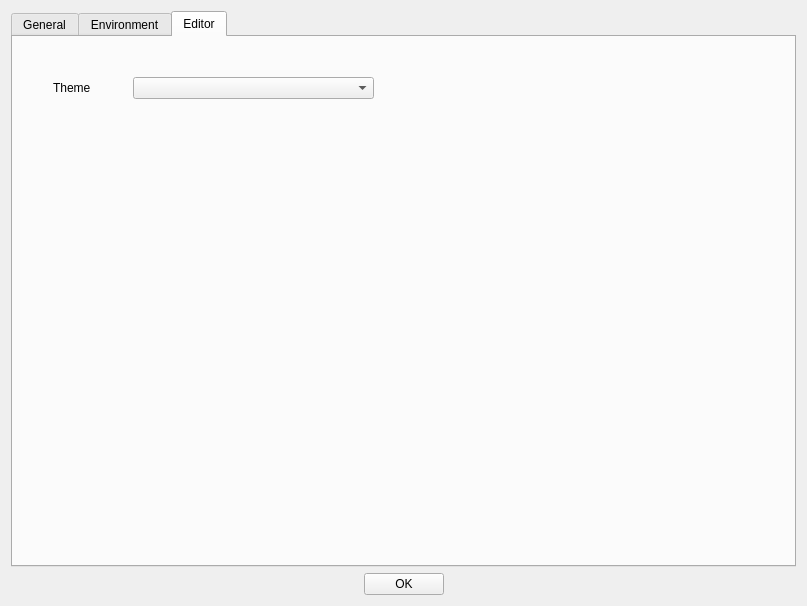
<?xml version="1.0" encoding="UTF-8"?>
<ui version="4.0">
 <class>DialogTRSESettings</class>
 <widget class="QDialog" name="DialogTRSESettings">
  <property name="geometry">
   <rect>
    <x>0</x>
    <y>0</y>
    <width>807</width>
    <height>606</height>
   </rect>
  </property>
  <property name="windowTitle">
   <string>Turbo Rascal Syntax Error Settings</string>
  </property>
  <layout class="QGridLayout" name="gridLayout">
   <item row="0" column="0">
    <layout class="QVBoxLayout" name="verticalLayout">
     <item>
      <widget class="QTabWidget" name="tabWidget">
       <property name="currentIndex">
        <number>2</number>
       </property>
       <widget class="QWidget" name="tab">
        <attribute name="title">
         <string>General</string>
        </attribute>
       </widget>
       <widget class="QWidget" name="tab_2">
        <attribute name="title">
         <string>Environment</string>
        </attribute>
        <widget class="QWidget" name="gridLayoutWidget">
         <property name="geometry">
          <rect>
           <x>70</x>
           <y>40</y>
           <width>521</width>
           <height>81</height>
          </rect>
         </property>
         <layout class="QGridLayout" name="gridLayout_2">
          <item row="0" column="2">
           <widget class="QPushButton" name="btnEmulator">
            <property name="text">
             <string>...</string>
            </property>
           </widget>
          </item>
          <item row="1" column="2">
           <widget class="QPushButton" name="btnDasm">
            <property name="text">
             <string>...</string>
            </property>
           </widget>
          </item>
          <item row="1" column="1">
           <widget class="QLineEdit" name="leDasm"/>
          </item>
          <item row="0" column="1">
           <widget class="QLineEdit" name="leEmulator"/>
          </item>
          <item row="0" column="0">
           <widget class="QLabel" name="label">
            <property name="text">
             <string>Emulator location</string>
            </property>
           </widget>
          </item>
          <item row="1" column="0">
           <widget class="QLabel" name="label_2">
            <property name="text">
             <string>Dasm location</string>
            </property>
           </widget>
          </item>
         </layout>
        </widget>
       </widget>
       <widget class="QWidget" name="tab_3">
        <attribute name="title">
         <string>Editor</string>
        </attribute>
        <widget class="QComboBox" name="cmbTheme">
         <property name="geometry">
          <rect>
           <x>120</x>
           <y>40</y>
           <width>241</width>
           <height>22</height>
          </rect>
         </property>
        </widget>
        <widget class="QLabel" name="label_3">
         <property name="geometry">
          <rect>
           <x>40</x>
           <y>40</y>
           <width>55</width>
           <height>21</height>
          </rect>
         </property>
         <property name="text">
          <string>Theme</string>
         </property>
        </widget>
       </widget>
      </widget>
     </item>
     <item>
      <layout class="QHBoxLayout" name="horizontalLayout_2">
       <item>
        <spacer name="horizontalSpacer">
         <property name="orientation">
          <enum>Qt::Horizontal</enum>
         </property>
         <property name="sizeHint" stdset="0">
          <size>
           <width>40</width>
           <height>20</height>
          </size>
         </property>
        </spacer>
       </item>
       <item>
        <widget class="QPushButton" name="pushButton">
         <property name="text">
          <string>OK</string>
         </property>
        </widget>
       </item>
       <item>
        <spacer name="horizontalSpacer_2">
         <property name="orientation">
          <enum>Qt::Horizontal</enum>
         </property>
         <property name="sizeHint" stdset="0">
          <size>
           <width>40</width>
           <height>20</height>
          </size>
         </property>
        </spacer>
       </item>
      </layout>
     </item>
    </layout>
   </item>
  </layout>
 </widget>
 <resources/>
 <connections/>
</ui>
